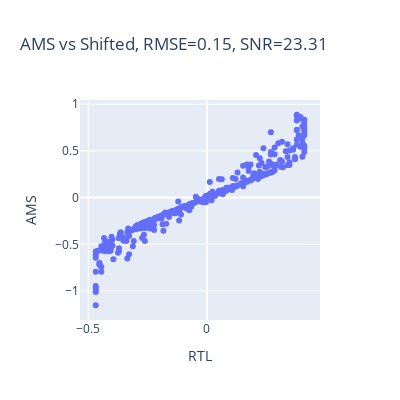

The code cell stored with this chart in its notebook:
### Markdown cell above
# Sequential Accelerator Simulations

### Code cell
w,x,wx_outBits = generate_qracc_inputs(
    wDimX = 32, #nColumns
    wDimY = 128, #nRows
    xBatches = 10,
    xTrits = 4,
    outBits = 4,
    seed = 0,
    weight_mode = 'bipolar',
    col_symmetric=False
)

# ams = np.loadtxt('../tb/seq_acc/inputs/adc_out.txt')
rtl = np.loadtxt('../tb/seq_acc/inputs/mac_out_rtlsims.txt')

wx = w @ x.T

# rtl.astype(int), wx[::-1].T

rtl_fp = rtl.flatten()/(2**8)
wx_fp = wx[::-1].T.flatten()/(2**8)

rmse = np.sqrt(np.mean((rtl_fp - wx_fp)**2))
# SNR

err =   rtl_fp - wx_fp
snr = 20*np.log(np.var(rtl_fp) / np.var(err))

px.scatter(x=rtl_fp, y=wx_fp, width=400, height=400, title=f'AMS vs Shifted, RMSE={rmse:.2f}, SNR={snr:.2f}', labels={'x':'RTL','y':'AMS'}).show()

### Figure 1 — Plotly figure (JSON) as saved in the notebook; plotly's stock layout.template omitted (floating-point values rounded to 4 significant figures; data arrays with more than 128 entries replaced by an {"elided": "..."} marker saying what was removed)
{"data": [{"hovertemplate": "RTL=%{x}<br>AMS=%{y}<extra></extra>", "legendgroup": "", "marker": {"color": "#636efa", "symbol": "circle"}, "mode": "markers", "name": "", "orientation": "v", "showlegend": false, "type": "scatter", "x": {"elided": "320 float values"}, "xaxis": "x", "y": {"elided": "320 float values"}, "yaxis": "y"}], "layout": {"height": 400, "legend": {"tracegroupgap": 0}, "title": {"text": "AMS vs Shifted, RMSE=0.15, SNR=23.31"}, "width": 400, "xaxis": {"anchor": "y", "domain": [0, 1], "title": {"text": "RTL"}}, "yaxis": {"anchor": "x", "domain": [0, 1], "title": {"text": "AMS"}}}}
